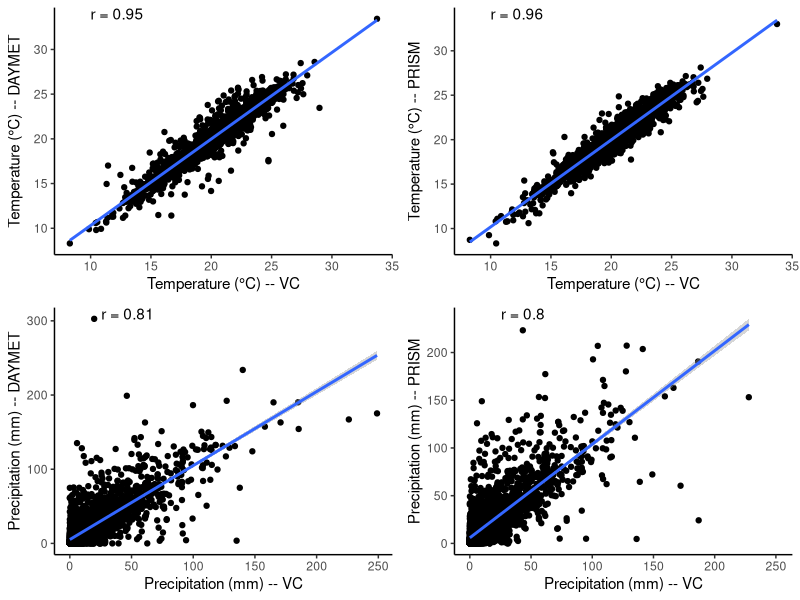
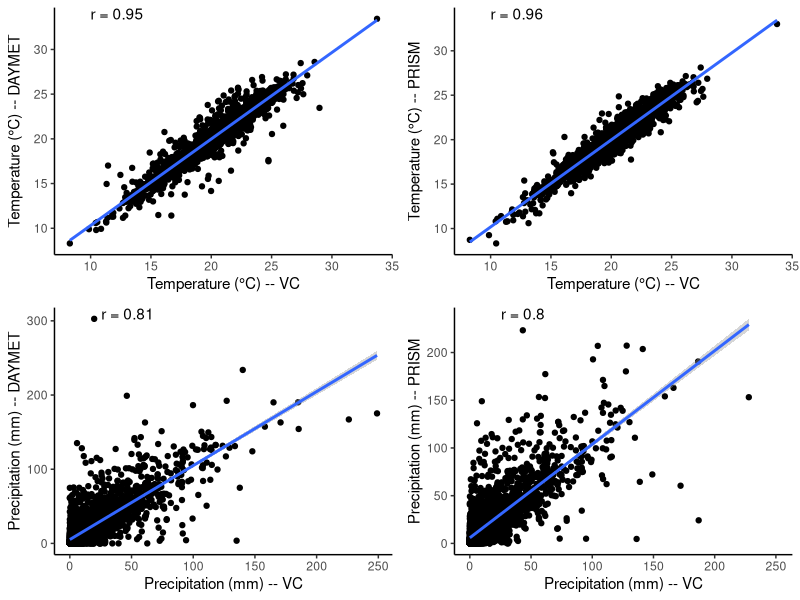

The R script that drew these images, in order:
#compare weather data from different sources

#libraries
library("tidyverse")

#import data
prism.df = read_csv("prism.csv") %>% 
  rename(id = ID) %>%
  group_by(id) %>% 
  reframe(tmean_prism = mean(tmean, na.rm = T),
          ppt_prism = sum(ppt, na.rm = T)) %>% 
  na.omit()

daymet.df = read_csv("daymet.csv") %>% 
  mutate(tmean = (tmin + tmax)/2) %>% 
  group_by(id) %>% 
  reframe(tmean_daymet = mean(tmean, na.rm = T),
          ppt_daymet = sum(precip, na.rm = T)) %>% 
  na.omit()

vc.df = read_csv("curated weather.csv") %>% 
  rename(ppt_vc = precip7,
         tmean_vc = temp7) %>% 
  select(id, tmean_vc, ppt_vc)

weather.df = vc.df %>% 
  left_join(prism.df, by = c("id")) %>% 
  left_join(daymet.df, by = c("id"))

p.t1 = ggplot(weather.df, aes(x = (tmean_vc-32)*(5/9), y = tmean_daymet))+
  geom_point()+
  geom_smooth(method = "lm")+
  theme_classic() +
  labs(y = "Temperature (°C) -- DAYMET", x = "Temperature (°C) -- VC") +
  annotate("text",x = 10, y = Inf, label = paste0("r = ", cor(weather.df$tmean_vc,weather.df$tmean_daymet,use = 'complete.obs') %>% 
             round(.,2)), hjust = 0, vjust = 1)
# cor(weather.df$tmean_vc,weather.df$tmean_daymet,use = 'complete.obs')

p.t2 = ggplot(weather.df, aes(x = (tmean_vc-32)*(5/9), y = tmean_prism))+
  geom_point()+
  geom_smooth(method = "lm")+
  theme_classic()+
  labs(y = "Temperature (°C) -- PRISM", x = "Temperature (°C) -- VC") +
  annotate("text",x = 10, y = Inf, label = paste0("r = ", cor(weather.df$tmean_vc,weather.df$tmean_prism,use = 'complete.obs') %>% 
                                                    round(.,2)), hjust = 0, vjust = 1)
# cor(weather.df$tmean_vc,weather.df$tmean_prism,use = 'complete.obs')

p.p1 = ggplot(weather.df, aes(x = ppt_vc*25.2, y = ppt_daymet))+
  geom_point()+
  geom_smooth(method = "lm")+
  theme_classic()+
  labs(y = "Precipitation (mm) -- DAYMET", x = "Precipitation (mm) -- VC") +
  annotate("text",x = 25.4, y = Inf, label = paste0("r = ", cor(weather.df$ppt_vc,weather.df$ppt_daymet,use = 'complete.obs') %>% 
                                                    round(.,2)), hjust = 0, vjust = 1)
# cor(weather.df$ppt_vc,weather.df$ppt_daymet,use = 'complete.obs')

p.p2 = ggplot(weather.df, aes(x = ppt_vc*25.4, y = ppt_prism))+
  geom_point()+
  geom_smooth(method = "lm")+
  theme_classic()+
  labs(y = "Precipitation (mm) -- PRISM", x = "Precipitation (mm) -- VC") +
  annotate("text",x = 25.4, y = Inf, label = paste0("r = ", cor(weather.df$ppt_vc,weather.df$ppt_prism,use = 'complete.obs') %>% 
                                                    round(.,2)), hjust = 0, vjust = 1)
  # cor(weather.df$ppt_vc,weather.df$ppt_prism,use = 'complete.obs')

ggpubr::ggarrange(p.t1,p.t2,p.p1,p.p2,nrow = 2, ncol = 2, align = "hv")
ggsave("plots/weather comaprison.png", height = 6, width = 7)
